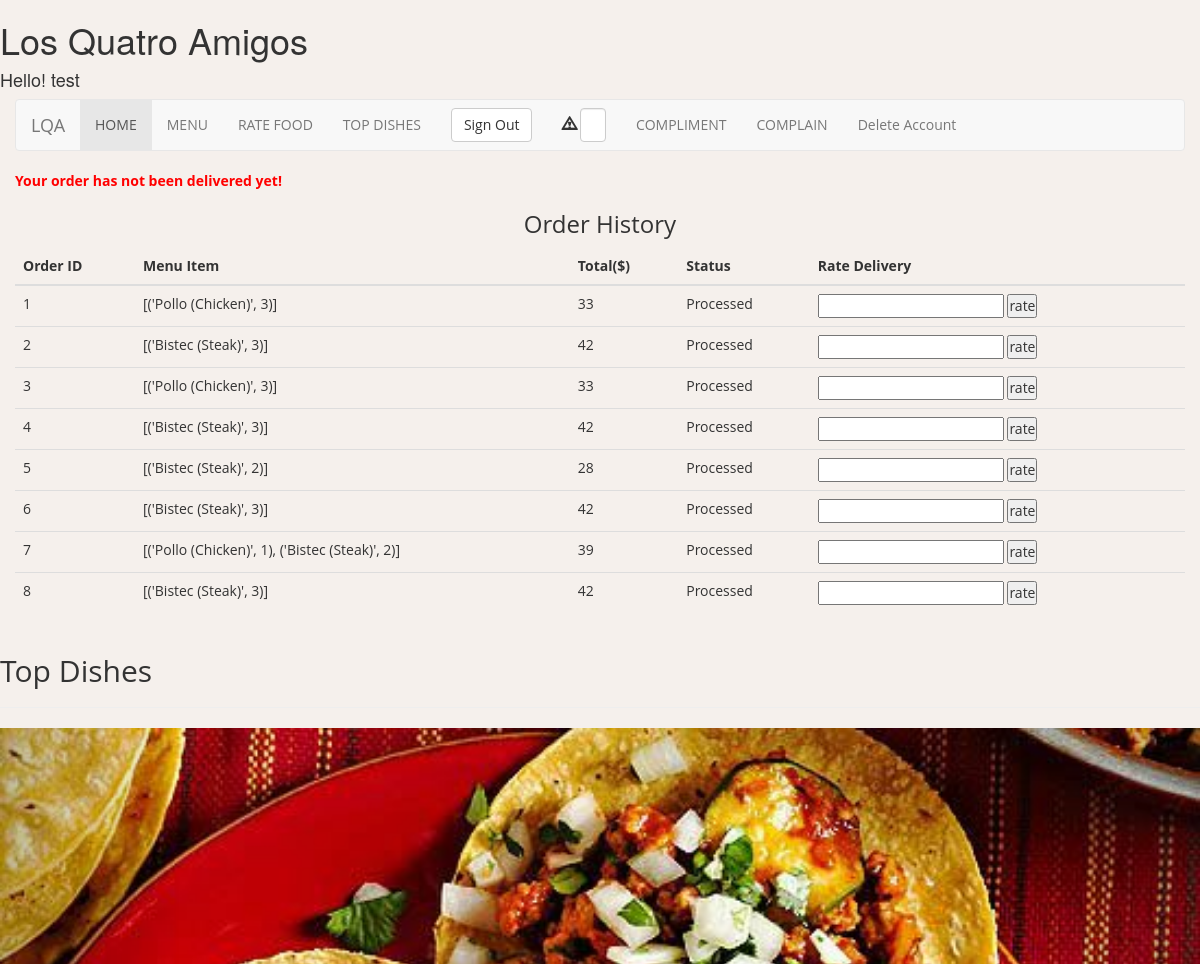
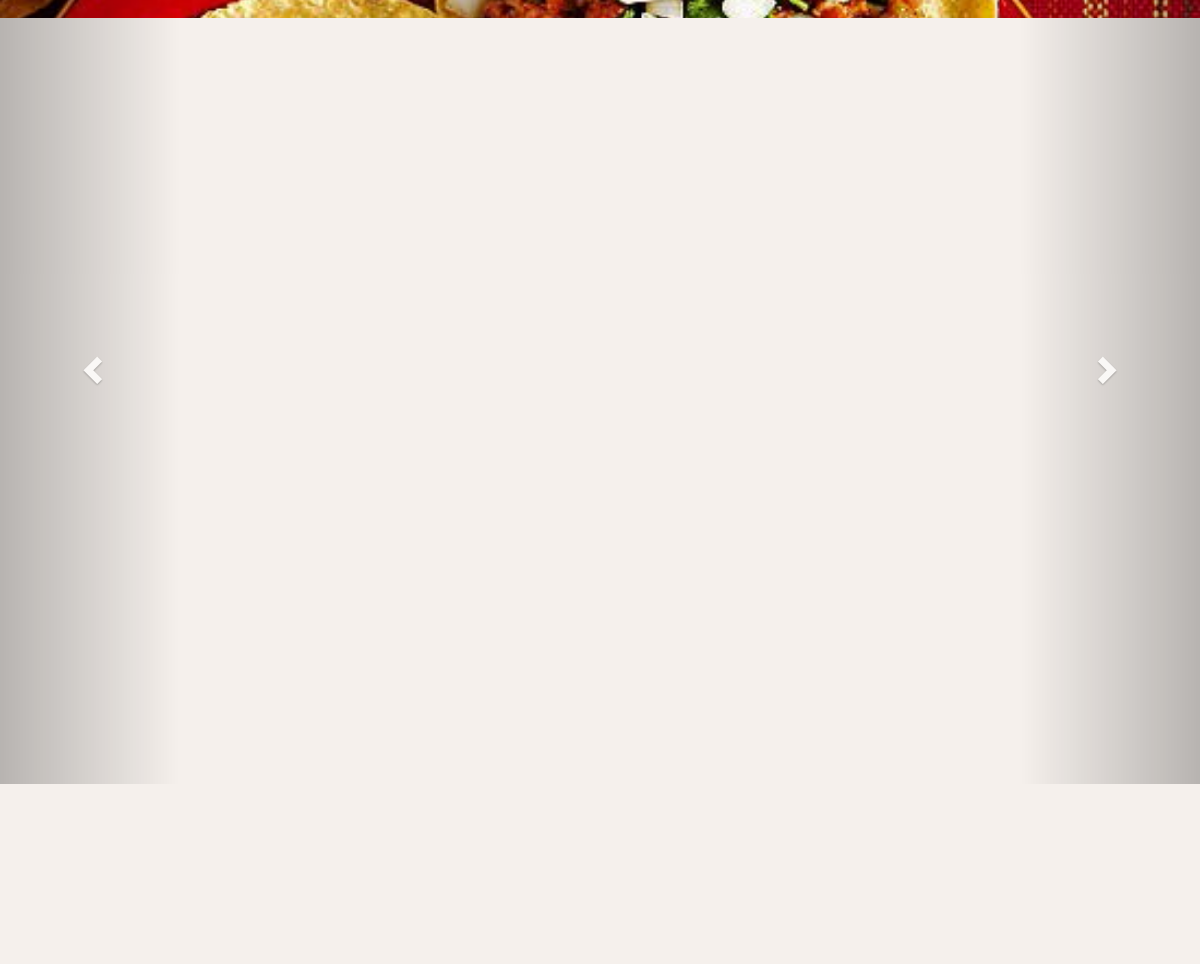
The app's page /delivery_rating/1 (signed in) with its own data (2 pictures, top to bottom).
### tables this page shows
CREATE TABLE orders (
    order_id INTEGER PRIMARY KEY,
    user_id VARCHAR(9) not null,
    menu_item text not null,
    total_price decimal(5,2) not null,
    FOREIGN KEY (user_id) REFERENCES users(user_id)
    );

CREATE TABLE menus (
    chef_id VARCHAR(5) not null,
    item_pic text,
    menu_id VARCHAR(5) not null,
    item_name text not null,
    price decimal(5,2) not null,
    rating varchar(1),
    rating_quantity varchar(5),
    item_description text,
    FOREIGN KEY (chef_id) REFERENCES chefs(chef_id)
    );

### app/models/views.py (the view)
@app.route('/delivery_rating/<order_id>',methods=["GET","POST"])
def delivery_rating(order_id):
    print(order_id)
    order_id = order_id[0]#for some reason order_id returns a number followed by a " e.g 1"
    db = db_connect()
    status = db.select_order_status(order_id)
    print(status[0])
    if int(status[0]) == 0:
        flash("Your order has not been delivered yet!")
    else:
        rating = request.form["delivery_rating"]
        db.update_delivery_rating(order_id,rating)
        flash("Thank you for rating!")
    return view_user_page()

### app/models/models.py (called while the page is built)
    def select_top5_rated(self):
        result = self.cur.execute("SELECT item_name, item_pic, rating FROM menus ORDER BY rating DESC LIMIT 5 ").fetchall()
        return result

    def select_join_orders_status(self,user_id):
        result = self.cur.execute("SELECT orders.*, deliveryinfo.status FROM orders INNER JOIN "
                                  "deliveryinfo ON orders.order_id = deliveryinfo.order_id WHERE deliveryinfo.user_id ='{}'".format(user_id)).fetchall()
        return result

    def select_order_status(self,order_id):
        result = self.cur.execute("SELECT status FROM deliveryinfo WHERE order_id = '{}'".format(order_id)).fetchone()
        return result

### app/models/views.py (called while the page is built)
def required_roles(*roles):
    def wrapper(f):
        @wraps(f)
        def wrapped(*args, **kwargs):
            if get_current_user_role() not in roles:
                flash('Authentication error, please check your details and try again', 'error')
                return redirect(url_for('index'))
            return f(*args, **kwargs)
        return wrapped
    return wrapper

def get_current_user_role():
    return session.get('role')

@app.route('/loginUser/')
@required_roles('user')
def view_user_page():
    db = db_connect()
    orders = db.select_join_orders_status(session.get("user"))
    print(orders)
    top_five = db.select_top5_rated()
    return render_template("loginUSER.html", top_five=top_five, orders=orders)#,order_status = order_status)

### app/templates/loginUSER.html (shortened to what this page needs)
<!DOCTYPE html>
<html lang="en">
      <head>
        <link href="{{ url_for('static', filename='bootstrap/css/bootstrap.css') }}" rel="stylesheet">
        <link href="{{ url_for('static', filename='style.css') }}" rel="stylesheet">
        <link rel="stylesheet" href="https://maxcdn.bootstrapcdn.com/bootstrap/3.3.7/css/bootstrap.min.css">
      </head>
      <body>
            <h1> Los Quatro Amigos</h1> <h4>Hello! {{ session['user'] }}</h4>
            <div class="container-fluid">
                <div class="row">
                    <div class="col-md-12">
                        <nav class="navbar navbar-default" role="navigation">
                            <div class="navbar-header">
                                 <a class="navbar-brand" href="#">LQA</a>
                            </div>
                            <div class="collapse navbar-collapse" id="bs-example-navbar-collapse-1">
                                <ul class="nav navbar-nav">
                                    <li class="active">
                                        <a href="{{ url_for('index') }}">HOME</a>
                                    </li>
                                    <li>
                                        <a href="{{ url_for('showMenu') }}">MENU</a>
                                    </li>
                                    <li>
                                        <a href="{{ url_for('show_ratings')}}">RATE FOOD</a>
                                    </li>
                                    <li>
                                        <a href="#top_dishes">TOP DISHES</a>
                                    </li>
                                    <li>
                                        <form class="navbar-form navbar-left" role="search" action={{ url_for('logout') }}>
                                            <button type="submit" class="btn btn-default">
                                                Sign Out
                                            </button>
                                    </li>
                                </ul>
                                <form class="navbar-form navbar-left" role="search">
                                    <div class="form-group">
                                        <span class="glyphicon glyphicon-warning-sign"></span> <input type="text" class="form-control" placeholder="Number of Warnings" style="width: 25px">
                                    </div>
                                </form>
                                <ul class="nav navbar-nav">
                                    <li>
                                        <a href="{{url_for('show_compliment_form')}}">COMPLIMENT</a>
                                    </li>
                                    <li>
                                        <a href="{{url_for('show_complaint_form')}}">COMPLAIN</a>
                                    </li>
                                    <li>
                                        <a href="{{('delete_account')}}">Delete Account</a>
                                    </li>
                                </ul>
                            </div>
                        </nav>
                    </div>
                </div>
                    <div class="row">
                        <div class="col-md-12">
                        <div><font color="red">
                 {% with messages = get_flashed_messages() %}
             {% if messages %}
                 {% for message in messages %}
                     <b>{{ message }} </b>
                 {% endfor %}
             {% endif %}
         {% endwith %}
                        </font></div>
                            <h3 class="text-center">
                                Order History
                            </h3>
                            <table class="table">
                                <thead>
                                    <tr>
                                        <th>
                                            Order ID
                                        </th>
                                        <th>
                                            Menu Item
                                        </th>
                                        <th>
                                            Total($)
                                        </th>
                                        <th>
                                            Status
                                        </th>
                                        <th>
                                            Rate Delivery
                                        </th>
                                    </tr>
                                </thead>
                                <tbody>
                                {% for order in orders  %}
                                    <tr>
                                        <td>
                                            {{ order[0] }}
                                        </td>
                                        <td>
                                            {{ order[2] }}
                                        </td>
                                        <td>
                                            {{ order[3] }}
                                        </td>
                                        <td>
                                            {% if order[4] == "0" %}
                                            Processed
                                            {% else %}
                                            Delivered
                                            {% endif %}
                                        </td>
                                        <td>
                                            <form method = "post" action= {{url_for('delivery_rating', order_id = order[0])}}">
                                                <input type="text" name="delivery_rating" min="0" max ="5">
                                                <input type="submit" value="rate">
                                            </form>
                                        </td>
                                    </tr>
                                {% endfor %}
                                </tbody>
                            </table>
                        </div>
                    </div>
                    <div class="row">
                        <div class="col-md-12">
                        </div>
                    </div>
            </div>
            <header id="top_dishes">
                        <h2>Top Dishes</h2>
                        <hr class="small">
                 <div id="myCarousel" class="carousel slide" data-ride="carousel">
                        <ol class="carousel-indicators">
                            <li data-target="#myCarousel" data-slide-to="0" class="active"></li>
                            <li data-target="#myCarousel" data-slide-to="1"></li>
                            <li data-target="#myCarousel" data-slide-to="2"></li>
                            <li data-target="#myCarousel" data-slide-to="3"></li>
                            <li data-target="#myCarousel" data-slide-to="4"></li>
                        </ol>
                        <div class="carousel-inner" >
                            <div class="item active">
                                <img src="{{ url_for('static', filename='img/foodimages/{}'.format(top_five[0][1])) }} " alt="Pic 1" style="width: 100%">
                                <div class="carousel-caption">
                                    <h3>{{ top_five[0][0] }}</h3>
                                    <p>Rating: {{ top_five[0][2] }}</p>
                                </div>
                            </div>
                        </div>
                        <a class="left carousel-control" href="#myCarousel" data-slide="prev">
                            <span class="glyphicon glyphicon-chevron-left"></span>
                        </a>
                        <a class="right carousel-control" href="#myCarousel" data-slide="next">
                            <span class="glyphicon glyphicon-chevron-right"></span>
                        </a>
                 </div>
            </header>
    </body>
</html>

### app/static/style.css (style rules this page uses)
* { margin: 0px auto; padding: 0px; font-family: 'Open Sans', sans-serif; }

### app/templates/loginUSER.html (style rules this page uses)
body { background-color: #F5F0EC; }

### records on screen
orders: order_id "1", menu_item "[('Pollo (Chicken)', 3)]", total_price "33"
orders: order_id "2", menu_item "[('Bistec (Steak)', 3)]", total_price "42"
orders: order_id "3", menu_item "[('Pollo (Chicken)', 3)]", total_price "33"
orders: order_id "4", menu_item "[('Bistec (Steak)', 3)]", total_price "42"
orders: order_id "5", menu_item "[('Bistec (Steak)', 2)]", total_price "28"
orders: order_id "6", menu_item "[('Bistec (Steak)', 3)]", total_price "42"
orders: order_id "7", menu_item "[('Pollo (Chicken)', 1), ('Bistec (Steak)', 2)]", total_price "39"
orders: order_id "8", menu_item "[('Bistec (Steak)', 3)]", total_price "42"
menus: item_pic (picture)

### other values on screen
{{ session['user'] }} "test"
{{ message }} "Your order has not been delivered yet!"
